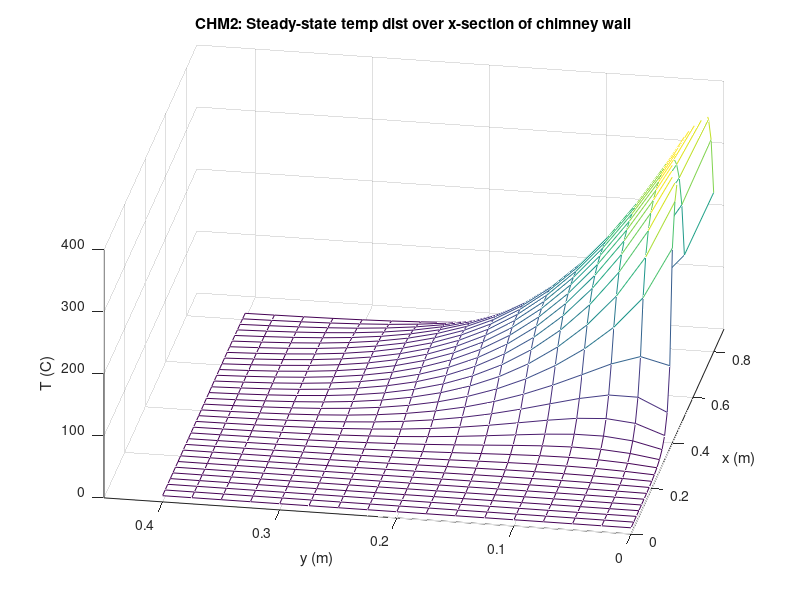

Source code (MATLAB):
% chimney_s1.m
%
% "Steady-state temperature distribution
%  over the cross-section
%  of a chimney wall."
%
%  With Neumann boundary conditions at the walls.
% 

ho=10;		% W/(m^2*K), outer heat xfer coeff.
hi=25;		% W/(m^2*K), inner heat xfer coeff.
To=10+273;	% K, ambient temperature
Ti=300+273;	% K, smoke temperature
k=0.72;		% W/(m*K), thermal conductivity of bricks
a=0.4;		% width of chimney wall
b=2*a;
c=a;
N=32;		% number of nodes in x-direction
M=N/2;		% ...and in y-direction
dx=b/N; dy=c/M;	% delta x and delta y step size
B=(dx/dy)^2;
maxiter=30;	% maximum # of iterations

for i=2:(N+2) 		% initialize all T values to To
   for j=2:(M+2)
      T(i,j)=To;
   end
end

for j=2:(M+2)
   T(1,j)=T(3,j)-(2*ho*dx/k)*(T(2,j)-To); % Neumann b.c. on left edge
					%   (outer wall),
   T(j,1)=T(N/2+2,M+3-j);	% lower edge (from 0 to a; using symmetry)
   T(N+3,j)=T(N+1,j);		% and right edge (x=b; also using symmetry)
end

for i=2:(N+2)		% Neumann b.c. and on upper edge (outer wall)
   T(i,M+3)=T(i,M+1)-(2*ho*dy/k)*(T(i,M+2)-To);
end

for i=(N/2+2):(N+2)	% ...and also on lower edge (bordering inner
   T(i,1)=T(i,3)-(2*hi*dy/k)*(T(i,2)-Ti);	% wall; from a to b)
end 

for n=1:maxiter		% iterate for enough times until steady state
   for i=2:(N+2)	% central finite-diff discretization
      for j=2:M+2	% del^2(T)=0 combined w/ point-Gauss-Siedel
	T(i,j)=(1/(2*(1+B)))*(T(i+1,j)+T(i-1,j)+B*(T(i,j+1)+T(i,j-1)));
      end
   end
end


for i=2:N+2		% set up plotting vectors
   X(i-1)=dx*(i-2);
end
for j=2:M+2
   Y(j-1)=(dy*(j-2));
end

mesh(X,Y,T(2:N+2,2:M+2)'-273)		% plotting, labelling, and formatting
xlabel('x (m)')
ylabel('y (m)')
zlabel('T (C)')
title('CHM2: Steady-state temp dist over x-section of chimney wall')
axis([0 0.9 0 0.45 0 400])
view(-80,40)
